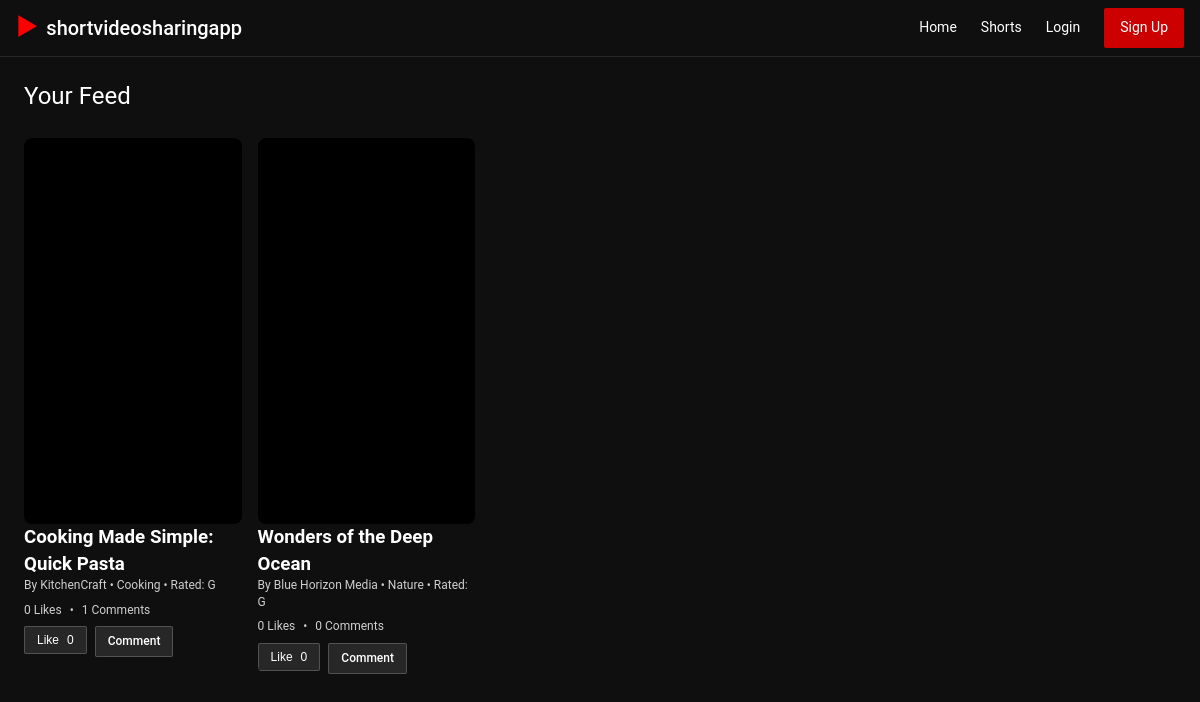
The page /shorts on the database its author committed.
### tables this page shows
CREATE TABLE videos (
    id INTEGER PRIMARY KEY AUTOINCREMENT,
    title TEXT NOT NULL,
    publisher TEXT NOT NULL,
    producer TEXT,
    genre TEXT,
    age_rating TEXT,
    url TEXT NOT NULL,
    uploaded_by INTEGER,
    FOREIGN KEY (uploaded_by) REFERENCES users(id)
);

### app.py (the view)
@app.route('/shorts')
def shorts():
    db = get_db()
    try:
        videos = db.execute('''
            SELECT v.*,
                   (SELECT COUNT(*) FROM comments c WHERE c.video_id = v.id) as comment_count,
                   (SELECT COUNT(*) FROM likes l WHERE l.video_id = v.id) as like_count
            FROM videos v
            ORDER BY v.id DESC
        ''').fetchall()
        video_list = []
        for video in videos:
            comments = db.execute('''
                SELECT c.comment, c.rating, u.username, c.created_at
                FROM comments c
                JOIN users u ON c.user_id = u.id
                WHERE c.video_id = ?
                ORDER BY c.id DESC
            ''', (video['id'],)).fetchall()
            video_dict = dict(video)
            video_dict['comments'] = comments
            video_dict['comment_count'] = video['comment_count'] or 0
            video_dict['like_count'] = video['like_count'] or 0
            video_list.append(video_dict)
        return render_template('shorts.html', videos=video_list)
    except sqlite3.Error as e:
        app.logger.error(f"Error in /shorts route: {e}")
        flash('An error occurred while loading videos.')
        return render_template('shorts.html', videos=[])

### app.py (called while the page is built)
def get_db():
    conn = sqlite3.connect(DATABASE)
    conn.row_factory = sqlite3.Row
    return conn

### templates/shorts.html (shortened to what this page needs)
{% extends "base.html" %}
{% block content %}
<h1>Your Feed</h1>
<div class="shorts-list">
    {% for video in videos %}
        <div class="shorts-card">
            <a href="{{ url_for('watch', video_id=video['id']) }}" class="shorts-thumbnail">
                <video class="shorts-video" muted playsinline>
                    <source src="{{ video['url'] }}" type="video/mp4">
                </video>
            </a>
            <div class="shorts-details">
                <h3>{{ video['title'] }}</h3>
                <p class="shorts-meta">
                    <span>By {{ video['publisher'] }}</span> •
                    <span>{{ video['genre'] or "N/A" }}</span> •
                    <span>Rated: {{ video['age_rating'] or "N/A" }}</span>
                </p>
                <div class="shorts-stats">
                    <span>{{ video['like_count'] }} Likes</span> •
                    <span>{{ video['comment_count'] }} Comments</span>
                </div>
                <div class="shorts-actions">
                    <form method="POST" action="{{ url_for('like') }}" class="like-form" data-video-id="{{ video['id'] }}">
                        <button type="button" class="btn btn-secondary like-btn" data-liked="false">
                            Like <span class="like-count">{{ video['like_count'] }}</span>
                        </button>
                    </form>
                    <a href="{{ url_for('watch', video_id=video['id']) }}" class="btn btn-secondary comment-link">
                        Comment
                    </a>
                </div>
            </div>
        </div>
    {% else %}
        <p>No shorts available yet.</p>
    {% endfor %}
</div>
{% endblock %}

### templates/base.html (shortened to what this page needs)
<!DOCTYPE html>
<html lang="en">
<head>
    <link href="{{ url_for('static', filename='style.css') }}" rel="stylesheet">
</head>
<body>
    <header class="navbar">
        <div class="logo">shortvideosharingapp</div>
        <nav>
            <a href="{{ url_for('index') }}">Home</a>
            <a href="{{ url_for('shorts') }}">Shorts</a>
            {% if 'user' in session %}
                <a href="{{ url_for('profile') }}">Profile</a>
                {% if session['user']['role'] == 'creator' %}
                    <a href="{{ url_for('dashboard') }}">Dashboard</a>
                {% endif %}
                <span class="user">{{ session['user']['username'] }}</span>
                <a href="{{ url_for('logout') }}" class="btn">Logout</a>
            {% else %}
                <a href="{{ url_for('login') }}">Login</a>
                <a href="{{ url_for('register') }}" class="btn">Sign Up</a>
            {% endif %}
        </nav>
    </header>
    <main class="content">
        {% block content %}{% endblock %}
    </main>
</body>
</html>

### static/style.css (style rules this page uses)
* { margin: 0; padding: 0; box-sizing: border-box; }
body { font-family: "Roboto", "YouTube Sans", -apple-system, BlinkMacSystemFont, "Segoe UI", sans-serif; background: #0f0f0f; color: #fff; min-height: 100vh; line-height: 1.4; }
.navbar { display: flex; justify-content: space-between; align-items: center; padding: 0 16px; background: #0f0f0f; color: #fff; position: sticky; top: 0; z-index: 1000; box-shadow: 0 1px 0 rgba(255, 255, 255, 0.1); height: 56px; }
.navbar .logo { font-size: 20px; font-weight: 500; color: #fff; display: flex; align-items: center; gap: 8px; }
.navbar .logo::before { content: "▶"; color: #ff0000; font-size: 24px; }
.navbar nav { display: flex; gap: 24px; align-items: center; }
.navbar nav a { color: #fff; text-decoration: none; font-weight: 400; font-size: 14px; transition: color 0.2s; }
.btn { background: #cc0000; color: #fff; padding: 10px 16px; border-radius: 2px; text-decoration: none; transition: all 0.2s; border: none; cursor: pointer; font-size: 14px; font-weight: 500; display: inline-flex; align-items: center; gap: 8px; }
.btn-secondary { background-color: rgba(255, 255, 255, 0.1); color: #fff; border: 1px solid rgba(255, 255, 255, 0.2); }
.content { padding: 24px; max-width: 1280px; margin: 0 auto; }
.shorts-list { display: grid; grid-template-columns: repeat(auto-fill, minmax(200px, 1fr)); gap: 16px; margin-top: 24px; }
.shorts-card { background: transparent; border-radius: 8px; overflow: hidden; transition: transform 0.2s; cursor: pointer; }
.shorts-thumbnail { position: relative; width: 100%; aspect-ratio: 9/16; background: #000; border-radius: 8px; overflow: hidden; display: block; text-decoration: none; }
.shorts-video { width: 100%; height: 100%; object-fit: cover; }
.shorts-meta { font-size: 12px; color: rgba(255, 255, 255, 0.8); margin-bottom: 8px; }
.shorts-stats { font-size: 12px; color: rgba(255, 255, 255, 0.8); display: flex; gap: 8px; }
.shorts-actions { display: flex; gap: 8px; margin-top: 8px; }
.shorts-actions .btn { padding: 6px 12px; font-size: 12px; }
.like-btn { display: flex; align-items: center; gap: 8px; transition: all 0.2s; }
h1 { font-size: 24px; font-weight: 400; margin-bottom: 24px; color: #fff; }

### rows shown on the page
videos: title "Cooking Made Simple: Quick Pasta", publisher "KitchenCraft", genre "Cooking", age_rating "G", like_count "0", comment_count "1"
videos: title "Wonders of the Deep Ocean", publisher "Blue Horizon Media", genre "Nature", age_rating "G", like_count "0", comment_count "0"
